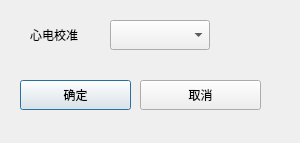
<?xml version="1.0" encoding="UTF-8"?>
<ui version="4.0">
 <class>Dlg_serv_xindianjiaozhun</class>
 <widget class="QDialog" name="Dlg_serv_xindianjiaozhun">
  <property name="geometry">
   <rect>
    <x>0</x>
    <y>0</y>
    <width>300</width>
    <height>143</height>
   </rect>
  </property>
  <property name="windowTitle">
   <string>心电校准</string>
  </property>
  <widget class="QPushButton" name="m_btn_ok">
   <property name="geometry">
    <rect>
     <x>20</x>
     <y>80</y>
     <width>111</width>
     <height>30</height>
    </rect>
   </property>
   <property name="text">
    <string>确定</string>
   </property>
  </widget>
  <widget class="QLabel" name="label_2">
   <property name="geometry">
    <rect>
     <x>30</x>
     <y>25</y>
     <width>71</width>
     <height>20</height>
    </rect>
   </property>
   <property name="text">
    <string>心电校准</string>
   </property>
  </widget>
  <widget class="QComboBox" name="m_cmbb_jiaozhun">
   <property name="geometry">
    <rect>
     <x>110</x>
     <y>20</y>
     <width>100</width>
     <height>30</height>
    </rect>
   </property>
   <property name="maxVisibleItems">
    <number>2</number>
   </property>
  </widget>
  <widget class="QPushButton" name="m_btn_cancel">
   <property name="geometry">
    <rect>
     <x>140</x>
     <y>80</y>
     <width>121</width>
     <height>30</height>
    </rect>
   </property>
   <property name="text">
    <string>取消</string>
   </property>
  </widget>
 </widget>
 <resources/>
 <connections/>
</ui>
